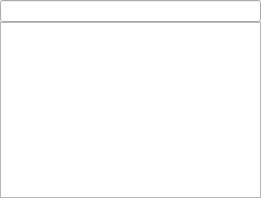
<?xml version="1.0" encoding="UTF-8"?>
<ui version="4.0">
 <class>ItemView</class>
 <widget class="QWidget" name="ItemView">
  <property name="geometry">
   <rect>
    <x>0</x>
    <y>0</y>
    <width>261</width>
    <height>198</height>
   </rect>
  </property>
  <layout class="QVBoxLayout" name="verticalLayout_2">
   <property name="margin">
    <number>0</number>
   </property>
   <property name="spacing">
    <number>0</number>
   </property>
   <item>
    <widget class="SearchWidget" name="searchWidget"/>
   </item>
   <item>
    <widget class="QStackedWidget" name="stackedWidget">
     <property name="currentIndex">
      <number>0</number>
     </property>
     <widget class="QWidget" name="page">
      <layout class="QVBoxLayout" name="treeLayout">
       <property name="margin">
        <number>0</number>
       </property>
       <item>
        <widget class="TreeView" name="treeView"/>
       </item>
      </layout>
     </widget>
     <widget class="QWidget" name="page_2">
      <layout class="QVBoxLayout" name="gridLayout">
       <property name="margin">
        <number>0</number>
       </property>
       <property name="spacing">
        <number>0</number>
       </property>
       <item>
        <widget class="QToolButton" name="backButton"/>
       </item>
       <item>
        <widget class="ListView" name="listView"/>
       </item>
      </layout>
     </widget>
    </widget>
   </item>
  </layout>
 </widget>
 <customwidgets>
  <customwidget>
   <class>PaddedSqueezedTextLabel</class>
   <extends>QLabel</extends>
   <header>support/squeezedtextlabel.h</header>
  </customwidget>
  <customwidget>
   <class>SearchWidget</class>
   <extends>QLineEdit</extends>
   <header>widgets/searchwidget.h</header>
  </customwidget>
  <customwidget>
   <class>TreeView</class>
   <extends>QTreeView</extends>
   <header>widgets/treeview.h</header>
  </customwidget>
  <customwidget>
   <class>ListView</class>
   <extends>QListView</extends>
   <header>widgets/listview.h</header>
  </customwidget>
 </customwidgets>
 <resources/>
 <connections/>
</ui>
